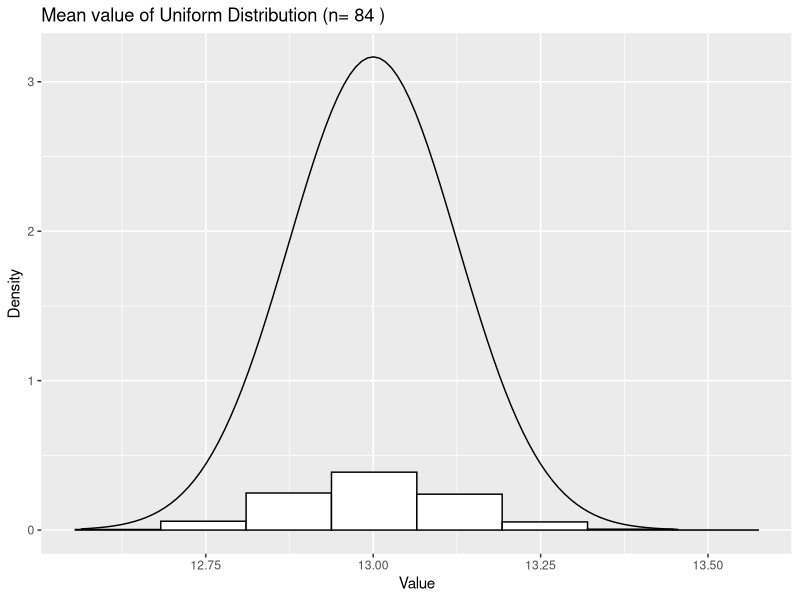

The R source for this figure:
library(ggplot2)

set.seed(1222)

samples <- 1520

# Choose value for n
# n  <- 2
# n <- 30
 n <- 84

lower <- 11
upper <- 15

media <- numeric()

for (x in 1:samples)
{
  value <- runif(n,lower,upper)
  
  mean_value <- mean(value)
  
  media <- append(media,mean_value)
  
}

expected <- (lower + upper)/2
variance <- 1/12 * (upper - lower)^2

df <- data.frame(media)

ggplot(df, aes(x=media )) +
  geom_histogram(aes(y = after_stat(count / sum(count))),bins=8,colour = "black", fill = "white") +
  stat_function(fun = dnorm, args = list(mean = expected, sd = (sqrt(variance/n)))) +
  labs(title=paste("Mean value of Uniform Distribution (n=",toString(n),")"), x = "Value", y = "Density")
